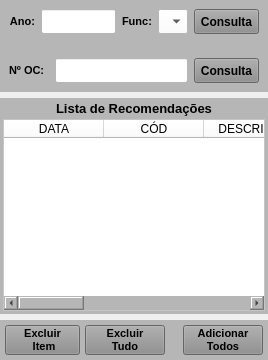
        <widget class="QWidget" name="widget_2" native="true">
         <property name="maximumSize">
          <size>
           <width>16777215</width>
           <height>16777215</height>
          </size>
         </property>
         <layout class="QVBoxLayout" name="verticalLayout_7">
          <property name="leftMargin">
           <number>0</number>
          </property>
          <property name="topMargin">
           <number>0</number>
          </property>
          <property name="rightMargin">
           <number>0</number>
          </property>
          <property name="bottomMargin">
           <number>0</number>
          </property>
          <item>
           <widget class="QWidget" name="widget_5" native="true">
            <property name="minimumSize">
             <size>
              <width>0</width>
              <height>0</height>
             </size>
            </property>
            <property name="maximumSize">
             <size>
              <width>16777215</width>
              <height>110</height>
             </size>
            </property>
            <property name="styleSheet">
             <string notr="true">background-color: rgb(182, 182, 182);</string>
            </property>
            <layout class="QVBoxLayout" name="verticalLayout_2">
             <property name="leftMargin">
              <number>0</number>
             </property>
             <property name="topMargin">
              <number>0</number>
             </property>
             <property name="rightMargin">
              <number>0</number>
             </property>
             <property name="bottomMargin">
              <number>0</number>
             </property>
             <item>
              <widget class="QWidget" name="widget_3" native="true">
               <layout class="QHBoxLayout" name="horizontalLayout_4">
                <item>
                 <widget class="QLabel" name="label_32">
                  <property name="minimumSize">
                   <size>
                    <width>0</width>
                    <height>0</height>
                   </size>
                  </property>
                  <property name="maximumSize">
                   <size>
                    <width>30</width>
                    <height>16777215</height>
                   </size>
                  </property>
                  <property name="font">
                   <font>
                    <pointsize>8</pointsize>
                    <weight>75</weight>
                    <bold>true</bold>
                   </font>
                  </property>
                  <property name="text">
                   <string>Ano:</string>
                  </property>
                  <property name="alignment">
                   <set>Qt::AlignRight|Qt::AlignTrailing|Qt::AlignVCenter</set>
                  </property>
                 </widget>
                </item>
                <item>
                 <widget class="QLineEdit" name="line_Ano">
                  <property name="sizePolicy">
                   <sizepolicy hsizetype="Preferred" vsizetype="Preferred">
                    <horstretch>0</horstretch>
                    <verstretch>0</verstretch>
                   </sizepolicy>
                  </property>
                  <property name="minimumSize">
                   <size>
                    <width>0</width>
                    <height>25</height>
                   </size>
                  </property>
                  <property name="maximumSize">
                   <size>
                    <width>75</width>
                    <height>25</height>
                   </size>
                  </property>
                  <property name="font">
                   <font>
                    <pointsize>9</pointsize>
                   </font>
                  </property>
                  <property name="styleSheet">
                   <string notr="true">background-color: rgb(255, 255, 255);</string>
                  </property>
                  <property name="alignment">
                   <set>Qt::AlignCenter</set>
                  </property>
                 </widget>
                </item>
                <item>
                 <widget class="QLabel" name="label_34">
                  <property name="minimumSize">
                   <size>
                    <width>0</width>
                    <height>0</height>
                   </size>
                  </property>
                  <property name="maximumSize">
                   <size>
                    <width>30</width>
                    <height>16777215</height>
                   </size>
                  </property>
                  <property name="font">
                   <font>
                    <pointsize>8</pointsize>
                    <weight>75</weight>
                    <bold>true</bold>
                   </font>
                  </property>
                  <property name="text">
                   <string>Func:</string>
                  </property>
                  <property name="alignment">
                   <set>Qt::AlignLeading|Qt::AlignLeft|Qt::AlignVCenter</set>
                  </property>
                 </widget>
                </item>
                <item>
                 <widget class="QComboBox" name="combo_Func_Consulta">
                  <property name="sizePolicy">
                   <sizepolicy hsizetype="Preferred" vsizetype="Preferred">
                    <horstretch>0</horstretch>
                    <verstretch>0</verstretch>
                   </sizepolicy>
                  </property>
                  <property name="minimumSize">
                   <size>
                    <width>0</width>
                    <height>25</height>
                   </size>
                  </property>
                  <property name="maximumSize">
                   <size>
                    <width>16777215</width>
                    <height>25</height>
                   </size>
                  </property>
                  <property name="font">
                   <font>
                    <pointsize>9</pointsize>
                   </font>
                  </property>
                  <property name="styleSheet">
                   <string notr="true">background-color: rgb(255, 255, 255);</string>
                  </property>
                  <item>
                   <property name="text">
                    <string/>
                   </property>
                  </item>
                 </widget>
                </item>
                <item>
                 <widget class="QPushButton" name="btn_Consulta_Func">
                  <property name="sizePolicy">
                   <sizepolicy hsizetype="Preferred" vsizetype="Preferred">
                    <horstretch>0</horstretch>
                    <verstretch>0</verstretch>
                   </sizepolicy>
                  </property>
                  <property name="minimumSize">
                   <size>
                    <width>0</width>
                    <height>25</height>
                   </size>
                  </property>
                  <property name="maximumSize">
                   <size>
                    <width>65</width>
                    <height>25</height>
                   </size>
                  </property>
                  <property name="font">
                   <font>
                    <pointsize>9</pointsize>
                    <weight>75</weight>
                    <bold>true</bold>
                   </font>
                  </property>
                  <property name="cursor">
                   <cursorShape>PointingHandCursor</cursorShape>
                  </property>
                  <property name="layoutDirection">
                   <enum>Qt::LeftToRight</enum>
                  </property>
                  <property name="autoFillBackground">
                   <bool>false</bool>
                  </property>
                  <property name="styleSheet">
                   <string notr="true">background-color: rgb(141, 141, 141);</string>
                  </property>
                  <property name="text">
                   <string>Consulta</string>
                  </property>
                  <property name="checkable">
                   <bool>false</bool>
                  </property>
                  <property name="autoDefault">
                   <bool>false</bool>
                  </property>
                  <property name="default">
                   <bool>false</bool>
                  </property>
                  <property name="flat">
                   <bool>false</bool>
                  </property>
                 </widget>
                </item>
               </layout>
              </widget>
             </item>
             <item>
              <widget class="QWidget" name="widget_6" native="true">
               <layout class="QHBoxLayout" name="horizontalLayout_5">
                <item>
                 <widget class="QLabel" name="label_30">
                  <property name="minimumSize">
                   <size>
                    <width>0</width>
                    <height>25</height>
                   </size>
                  </property>
                  <property name="maximumSize">
                   <size>
                    <width>40</width>
                    <height>25</height>
                   </size>
                  </property>
                  <property name="font">
                   <font>
                    <pointsize>8</pointsize>
                    <weight>75</weight>
                    <bold>true</bold>
                   </font>
                  </property>
                  <property name="text">
                   <string>Nº OC:</string>
                  </property>
                  <property name="alignment">
                   <set>Qt::AlignLeading|Qt::AlignLeft|Qt::AlignVCenter</set>
                  </property>
                 </widget>
                </item>
                <item>
                 <widget class="QLineEdit" name="line_Num_OC">
                  <property name="sizePolicy">
                   <sizepolicy hsizetype="Preferred" vsizetype="Preferred">
                    <horstretch>0</horstretch>
                    <verstretch>0</verstretch>
                   </sizepolicy>
                  </property>
                  <property name="minimumSize">
                   <size>
                    <width>0</width>
                    <height>25</height>
                   </size>
                  </property>
                  <property name="maximumSize">
                   <size>
                    <width>16777215</width>
                    <height>25</height>
                   </size>
                  </property>
                  <property name="font">
                   <font>
                    <pointsize>9</pointsize>
                   </font>
                  </property>
                  <property name="styleSheet">
                   <string notr="true">background-color: rgb(255, 255, 255);</string>
                  </property>
                  <property name="alignment">
                   <set>Qt::AlignCenter</set>
                  </property>
                 </widget>
                </item>
                <item>
                 <widget class="QPushButton" name="btn_Consulta_OC">
                  <property name="sizePolicy">
                   <sizepolicy hsizetype="Preferred" vsizetype="Preferred">
                    <horstretch>0</horstretch>
                    <verstretch>0</verstretch>
                   </sizepolicy>
                  </property>
                  <property name="minimumSize">
                   <size>
                    <width>0</width>
                    <height>25</height>
                   </size>
                  </property>
                  <property name="maximumSize">
                   <size>
                    <width>65</width>
                    <height>25</height>
                   </size>
                  </property>
                  <property name="font">
                   <font>
                    <pointsize>9</pointsize>
                    <weight>75</weight>
                    <bold>true</bold>
                   </font>
                  </property>
                  <property name="cursor">
                   <cursorShape>PointingHandCursor</cursorShape>
                  </property>
                  <property name="layoutDirection">
                   <enum>Qt::LeftToRight</enum>
                  </property>
                  <property name="autoFillBackground">
                   <bool>false</bool>
                  </property>
                  <property name="styleSheet">
                   <string notr="true">background-color: rgb(141, 141, 141);</string>
                  </property>
                  <property name="text">
                   <string>Consulta</string>
                  </property>
                  <property name="checkable">
                   <bool>false</bool>
                  </property>
                  <property name="autoDefault">
                   <bool>false</bool>
                  </property>
                  <property name="default">
                   <bool>false</bool>
                  </property>
                  <property name="flat">
                   <bool>false</bool>
                  </property>
                 </widget>
                </item>
               </layout>
              </widget>
             </item>
            </layout>
           </widget>
          </item>
          <item>
           <widget class="QWidget" name="widget_Cor4" native="true">
            <property name="styleSheet">
             <string notr="true">background-color: rgb(182, 182, 182);</string>
            </property>
            <layout class="QVBoxLayout" name="verticalLayout_5">
             <property name="spacing">
              <number>3</number>
             </property>
             <property name="leftMargin">
              <number>3</number>
             </property>
             <property name="topMargin">
              <number>3</number>
             </property>
             <property name="rightMargin">
              <number>3</number>
             </property>
             <property name="bottomMargin">
              <number>3</number>
             </property>
             <item>
              <widget class="QLabel" name="label_Titulo">
               <property name="maximumSize">
                <size>
                 <width>16777215</width>
                 <height>18</height>
                </size>
               </property>
               <property name="font">
                <font>
                 <pointsize>10</pointsize>
                 <weight>75</weight>
                 <bold>true</bold>
                </font>
               </property>
               <property name="text">
                <string>Lista de Recomendações</string>
               </property>
               <property name="alignment">
                <set>Qt::AlignCenter</set>
               </property>
              </widget>
             </item>
             <item>
              <widget class="QTableWidget" name="table_Recomendacao">
               <property name="sizePolicy">
                <sizepolicy hsizetype="Preferred" vsizetype="Preferred">
                 <horstretch>0</horstretch>
                 <verstretch>0</verstretch>
                </sizepolicy>
               </property>
               <property name="font">
                <font>
                 <pointsize>8</pointsize>
                </font>
               </property>
               <property name="styleSheet">
                <string notr="true">background-color: rgb(255, 255, 255);</string>
               </property>
               <column>
                <property name="text">
                 <string>DATA</string>
                </property>
               </column>
               <column>
                <property name="text">
                 <string>CÓD</string>
                </property>
               </column>
               <column>
                <property name="text">
                 <string>DESCRIÇÃO</string>
                </property>
               </column>
               <column>
                <property name="text">
                 <string>UM</string>
                </property>
               </column>
               <column>
                <property name="text">
                 <string>QTDE</string>
                </property>
               </column>
               <column>
                <property name="text">
                 <string>SALDO</string>
                </property>
               </column>
               <column>
                <property name="text">
                 <string>LOCAL</string>
                </property>
               </column>
              </widget>
             </item>
            </layout>
           </widget>
          </item>
          <item>
           <widget class="QWidget" name="widget_Cor5" native="true">
            <property name="maximumSize">
             <size>
              <width>16777215</width>
              <height>40</height>
             </size>
            </property>
            <property name="styleSheet">
             <string notr="true">background-color: rgb(182, 182, 182);</string>
            </property>
            <layout class="QHBoxLayout" name="horizontalLayout_14">
             <property name="spacing">
              <number>5</number>
             </property>
             <property name="leftMargin">
              <number>5</number>
             </property>
             <property name="topMargin">
              <number>5</number>
             </property>
             <property name="rightMargin">
              <number>5</number>
             </property>
             <property name="bottomMargin">
              <number>5</number>
             </property>
             <item>
              <widget class="QPushButton" name="btn_ExcluirItem_Rec">
               <property name="sizePolicy">
                <sizepolicy hsizetype="Fixed" vsizetype="Preferred">
                 <horstretch>0</horstretch>
                 <verstretch>0</verstretch>
                </sizepolicy>
               </property>
               <property name="maximumSize">
                <size>
                 <width>75</width>
                 <height>16777215</height>
                </size>
               </property>
               <property name="font">
                <font>
                 <pointsize>8</pointsize>
                 <weight>75</weight>
                 <bold>true</bold>
                </font>
               </property>
               <property name="cursor">
                <cursorShape>PointingHandCursor</cursorShape>
               </property>
               <property name="layoutDirection">
                <enum>Qt::LeftToRight</enum>
               </property>
               <property name="autoFillBackground">
                <bool>false</bool>
               </property>
               <property name="styleSheet">
                <string notr="true">background-color: rgb(141, 141, 141);</string>
               </property>
               <property name="text">
                <string>Excluir 
 Item</string>
               </property>
               <property name="checkable">
                <bool>false</bool>
               </property>
               <property name="autoDefault">
                <bool>false</bool>
               </property>
               <property name="default">
                <bool>false</bool>
               </property>
               <property name="flat">
                <bool>false</bool>
               </property>
              </widget>
             </item>
             <item>
              <widget class="QPushButton" name="btn_ExcluirTudo_Rec">
               <property name="sizePolicy">
                <sizepolicy hsizetype="Fixed" vsizetype="Preferred">
                 <horstretch>0</horstretch>
                 <verstretch>0</verstretch>
                </sizepolicy>
               </property>
               <property name="maximumSize">
                <size>
                 <width>80</width>
                 <height>16777215</height>
                </size>
               </property>
               <property name="font">
                <font>
                 <pointsize>8</pointsize>
                 <weight>75</weight>
                 <bold>true</bold>
                </font>
               </property>
               <property name="cursor">
                <cursorShape>PointingHandCursor</cursorShape>
               </property>
               <property name="layoutDirection">
                <enum>Qt::LeftToRight</enum>
               </property>
               <property name="autoFillBackground">
                <bool>false</bool>
               </property>
               <property name="styleSheet">
                <string notr="true">background-color: rgb(141, 141, 141);</string>
               </property>
               <property name="text">
                <string>Excluir
Tudo</string>
               </property>
               <property name="checkable">
                <bool>false</bool>
               </property>
               <property name="autoDefault">
                <bool>false</bool>
               </property>
               <property name="default">
                <bool>false</bool>
               </property>
               <property name="flat">
                <bool>false</bool>
               </property>
              </widget>
             </item>
             <item>
              <widget class="QLabel" name="label_2">
               <property name="text">
                <string/>
               </property>
              </widget>
             </item>
             <item>
              <widget class="QPushButton" name="btn_Adicionar_Todos_Rec">
               <property name="sizePolicy">
                <sizepolicy hsizetype="Preferred" vsizetype="Preferred">
                 <horstretch>0</horstretch>
                 <verstretch>0</verstretch>
                </sizepolicy>
               </property>
               <property name="minimumSize">
                <size>
                 <width>0</width>
                 <height>0</height>
                </size>
               </property>
               <property name="maximumSize">
                <size>
                 <width>100</width>
                 <height>16777215</height>
                </size>
               </property>
               <property name="font">
                <font>
                 <pointsize>8</pointsize>
                 <weight>75</weight>
                 <bold>true</bold>
                </font>
               </property>
               <property name="cursor">
                <cursorShape>PointingHandCursor</cursorShape>
               </property>
               <property name="layoutDirection">
                <enum>Qt::LeftToRight</enum>
               </property>
               <property name="autoFillBackground">
                <bool>false</bool>
               </property>
               <property name="styleSheet">
                <string notr="true">background-color: rgb(141, 141, 141);</string>
               </property>
               <property name="text">
                <string>Adicionar
Todos</string>
               </property>
               <property name="checkable">
                <bool>false</bool>
               </property>
               <property name="autoDefault">
                <bool>false</bool>
               </property>
               <property name="default">
                <bool>false</bool>
               </property>
               <property name="flat">
                <bool>false</bool>
               </property>
              </widget>
             </item>
            </layout>
           </widget>
          </item>
         </layout>
        </widget>
